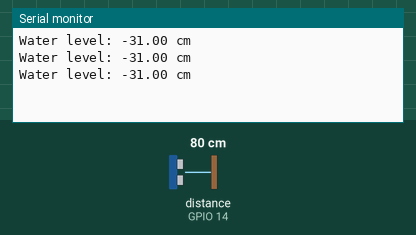
Recording of a program running on a simulated ESP32. Parts: the last lines printed to the serial monitor. The inputs (shaded band) are chosen by the test bench; at power-on: distance to the obstacle (sensor on GPIO 14) 80 cm. The echo pulse lasts 58.3 µs per cm.

Above: at 1.3 s.
1.4 s: distance to the obstacle (sensor on GPIO 14) set to 2 cm
At 1.9 s:
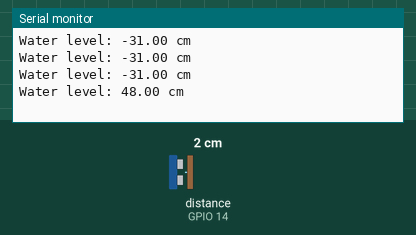
2.9 s: distance to the obstacle (sensor on GPIO 14) set to 4 cm
At 3.4 s:
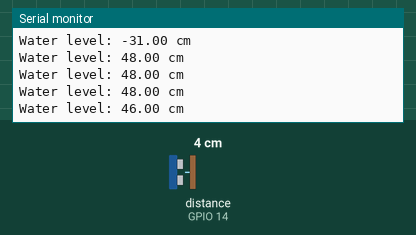
Timing chart, 0 to 5.9 s (numbered marks = the images above; inputs shaded):
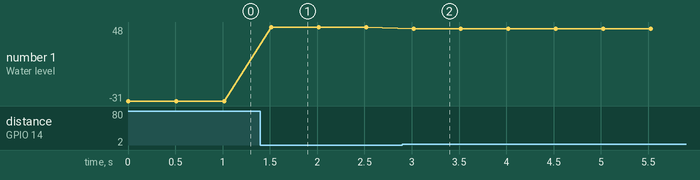

The program:

main.cpp
```cpp
#include <Arduino.h>
#include <NewPing.h>

// Define sensor pins
#define TRIGGER_PIN 12
#define ECHO_PIN 14

#define MAX_DISTANCE 400 // 400cm
NewPing sonar(TRIGGER_PIN, ECHO_PIN, MAX_DISTANCE);

float waterlevel()
{

  float distance = sonar.ping_cm();
  // Serial.println(String("Water level: ") + distance + String (" cm"));
  return distance;
}

float tanklevel_check(float tankhight)
{

  float reading = waterlevel();
  float Tanklevel = tankhight - reading;
  Serial.println(String("Water level: ") + Tanklevel + String(" cm"));
  return Tanklevel;
}

void setup()
{
  Serial.begin(115200);
}

void loop()
{
  float tanklevel = tanklevel_check(50.00);
  delay(500);
}
```

Measured:
- after the input at 1.4 s, the serial monitor: prints a new line after 0.12 s (image 1)
- after the input at 2.9 s, the serial monitor: prints a new line after 0.12 s (image 2)
- plotted number 1: -31 → 48 after the input at 1.4 s, 48 → 46 after the input at 2.9 s
